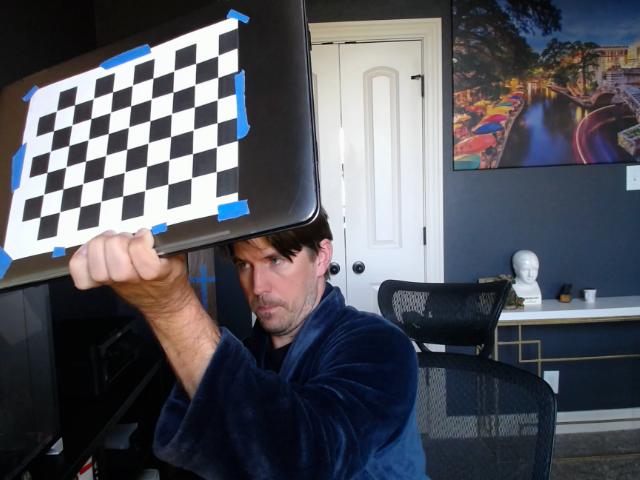
#> input picture calibration/stereo_imgs/camera_l/03.png, 640 x 480 px, given in place of the camera
$ python stereo_depth_uncalibrated.py
#> lines starting #> are read from the running program, lines starting #| are printed output that depends on the picture
import cv2
import numpy as np


class Stereo_VidStream(object):
    def __init__(self, camera_ids:dict, record=False):
        self.camera_ids = camera_ids
        self.record = record
        self.cameras = {}
        self.writers = {}
        self.fourcc = cv2.VideoWriter_fourcc(*'mp4v')
        for name, id in camera_ids.items():
            cv2.namedWindow(name)
            self.cameras[name] = cv2.VideoCapture(id)
            if self.record:
                w = int(self.cameras[name].get(3))
                h = int(self.cameras[name].get(4))
                fname = './' + name + '.mp4'
                self.writers[name] = cv2.VideoWriter(fname, self.fourcc, 20, (w, h))

    def stereo_stream(self):
        print('press "q" to exit...')
        while True:
            for name, cam in self.cameras.items():
                ok, frame = cam.read()
                if ok:
                    cv2.imshow(name, frame)
                    if self.record:
                        self.writers[name].write(frame)
            if cv2.waitKey(1) & 0xff == ord('q'):
                cam.release()
                if self.record:
                    self.writers[name].release()
                break
        for name in self.cameras:
            cv2.destroyWindow(name)

    def rectify(self, method='ORB', f=1194.5, b=3.75*2.54):
#> called with method = 'SIFT', f = 1194.5, b = 9.53
        print('press any key to continue...')
        if method == 'SIFT':
            detector = cv2.SIFT_create()
            FLANN_INDEX_KDTREE = 1
            index_params = {'algorithm':FLANN_INDEX_KDTREE, 'trees':5}
        else:
            detector = cv2.ORB_create()
            FLANN_INDEX_LSH = 6
            index_params = {'algorithm':FLANN_INDEX_LSH,
                            'table_number': 6, #12,
                            'key_size': 12, #20,
                            'multi_probe_level': 1} #2
        search_params ={'checks':50}
        flann = cv2.FlannBasedMatcher(index_params, search_params)

        descriptors = {name:None for name, id in self.camera_ids.items()}
        frames = {name:None for name, id in self.camera_ids.items()}
        gray = {name:None for name, id in self.camera_ids.items()}
        cnt = 0
        while True:
            for name, cam in self.cameras.items():
                ok, frame = cam.read()
                frames[name] = frame
                if ok:
                    cnt += 1
                    # cv2.imshow(name, frame)
                    img = cv2.cvtColor(frame, cv2.COLOR_RGB2GRAY)
                    gray[name] = img
                    # returns tuple (keypoints, descriptors)
                    features = detector.detectAndCompute(img, None)
                    descriptors[name] = features
#> this loop made 2 passes
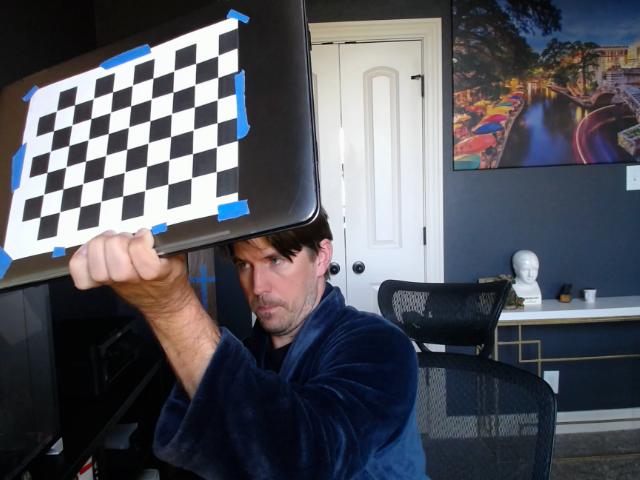
#> input picture calibration/stereo_imgs/camera_l/03.png, 640 x 480 px, given in place of the camera
#> pass 1, in rectify, `img = cv2.cvtColor(frame, cv2.COLOR_RGB2GRAY)`:
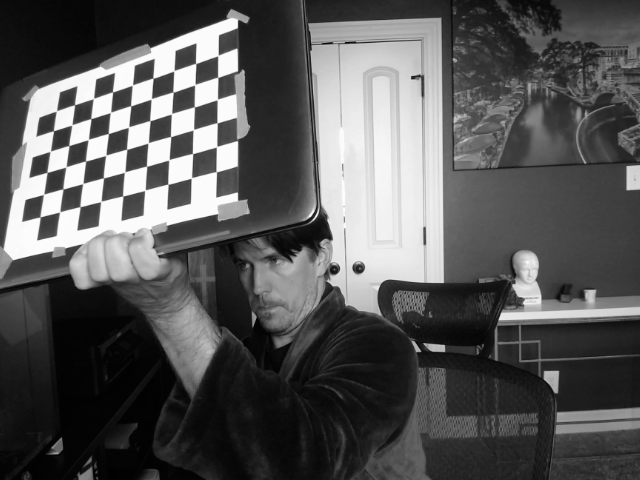
#> img: shape (480, 640); min 1, max 254, mean 87.3
#> frame is the input picture: shape (480, 640, 3); mean B, G, R 92.7, 85.3, 83.8
#> after the loop, cnt = 2; descriptors = 2 items; frames = 2 items; gray = 2 items

            # [5 lines of commented-out code are left out]
            if cnt % 2 == 0:
                names = list(self.camera_ids.keys())
                # match keypoint descriptors from each camera
                matches = flann.knnMatch(descriptors[names[0]][1], descriptors[names[1]][1], k=2)
#> matches = 1166 matches
                # Need to draw only good matches, so create a mask
                matchesMask = [[0,0] for i in range(len(matches))]
#> matchesMask = 1166 pairs, first value 0 to 0, second value 0 to 0
                # hold on to points for later
                pts1 = []
                pts2 = []
                try:
                    # ratio test as per Lowe's paper
                    for i,(m,n) in enumerate(matches):
                        if m.distance < n.distance: # 0.7, 0.8
                            matchesMask[i]=[1,0]
                            # keypoints for camera 2
                            pts2.append(descriptors[names[1]][0][m.trainIdx].pt)
                            # indices for camera 1
                            pts1.append(descriptors[names[0]][0][m.queryIdx].pt)
#> after the loop, matchesMask = 1166 pairs, first value 1 to 1, second value 0 to 0; pts1 = 1166 pairs, first value 6.85 to 636.8, second value 7.71 to 475.3; pts2 has the same summary as pts1
                    # draw_params = { 'matchColor':(0,255,0),
                    #                 'singlePointColor' : (255,0,0),
                    #                 'matchesMask' : matchesMask,
                    #                 'flags':cv2.DrawMatchesFlags_DEFAULT}
                    # img_matches = cv2.drawMatchesKnn(frames[names[0]],
                    #                             descriptors[names[0]][0],
                    #                             frames[names[1]],
                    #                             descriptors[names[1]][0],
                    #                             matches,None,**draw_params)
                    # cv2.imshow('Keypoint Matches', img_matches)
                except ValueError:
                    print('Value error: not enough value to unpack from matches, line 89.')
                    continue

                # ------------------------------------------------------------
                # STEREO RECTIFICATION

                # Calculate the fundamental matrix for the cameras
                # https://docs.opencv.org/master/da/de9/tutorial_py_epipolar_geometry.html
                pts1 = np.int32(pts1)
#> pts1 = 1166 pairs, first value 6 to 636, second value 7 to 475
                pts2 = np.int32(pts2)
#> pts2 has the same summary as pts1
#> (the run stopped early here; a loop or call above may not have finished)
